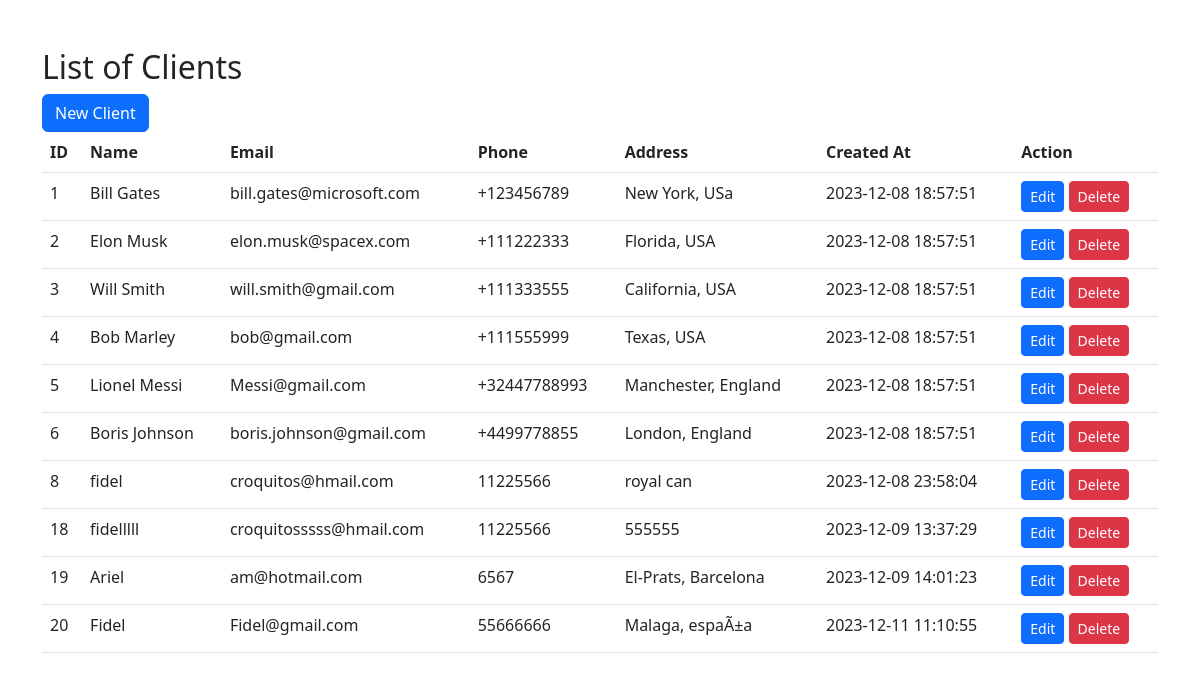
The page / on the database its author committed.
### tables this page shows
CREATE TABLE `clients` (
  `id` int(11) NOT NULL,
  `name` varchar(100) NOT NULL,
  `email` varchar(200) NOT NULL,
  `phone` varchar(20) DEFAULT NULL,
  `address` varchar(200) DEFAULT NULL,
  `created_at` datetime NOT NULL DEFAULT CURRENT_TIMESTAMP
);

### index.php (the view, shortened to what this page needs)
<!DOCTYPE html>
<html lang="en">
<head>
    <link rel ="stylesheet" href="https://cdn.jsdelivr.net/npm/bootstrap@5.2.0-beta1/dist/css/bootstrap.min.css">
</head>
<body>
    <div class="container my-5">
        <h2>List of Clients</h2>
        <a class="btn btn-primary" href="/myshop/create.php" role="button">New Client</a>
        <br>
        <table class="table">
            <thead>
                <tr>
                    <th>ID</th>
                    <th>Name</th>
                    <th>Email</th>
                    <th>Phone</th>
                    <th>Address</th>
                    <th>Created At</th>
                    <th>Action</th>
                </tr>
            </thead>
            <tbody>
                <?php
                $servername = "localhost";
                $username = "root";
                $password = "";
                $database = "myshop";
                $connection = new mysqli($servername, $username, $password, $database);
                $sql = "SELECT * FROM clients";
                $result = $connection->query($sql);
                while($row = $result->fetch_assoc())  {
                    echo "
                    <tr>
                         <td>$row[id]</td>
                         <td>$row[name]</td>
                         <td>$row[email]</td>
                         <td>$row[phone]</td>
                         <td>$row[address]</td>
                         <td>$row[created_at]</td>
                         <td>
                              <a class='btn btn-primary btn-sm' href='/myshop/edit.php?id=$row[id]'>Edit</a>
                              <a class='btn btn-danger btn-sm' href='/myshop/delete.php?id=$row[id]'>Delete</a>
                         </td>
                    </tr>
               ";
                }
                ?>
            </tbody>
        </table>
    </div>
</body>
</html>

### rows shown on the page
clients: id "1", name "Bill Gates", email "bill.gates@microsoft.com", phone "+123456789", address "New York, USa", created_at "2023-12-08 18:57:51"
clients: id "2", name "Elon Musk", email "elon.musk@spacex.com", phone "+111222333", address "Florida, USA", created_at "2023-12-08 18:57:51"
clients: id "3", name "Will Smith", email "will.smith@gmail.com", phone "+111333555", address "California, USA", created_at "2023-12-08 18:57:51"
clients: id "4", name "Bob Marley", email "bob@gmail.com", phone "+111555999", address "Texas, USA", created_at "2023-12-08 18:57:51"
clients: id "5", name "Lionel Messi", email "Messi@gmail.com", phone "+32447788993", address "Manchester, England", created_at "2023-12-08 18:57:51"
clients: id "6", name "Boris Johnson", email "boris.johnson@gmail.com", phone "+4499778855", address "London, England", created_at "2023-12-08 18:57:51"
clients: id "8", name "fidel", email "croquitos@hmail.com", phone "11225566", address "royal can", created_at "2023-12-08 23:58:04"
clients: id "18", name "fidelllll", email "croquitosssss@hmail.com", phone "11225566", address "555555", created_at "2023-12-09 13:37:29"
clients: id "19", name "Ariel", email "am@hotmail.com", phone "6567", address "El-Prats, Barcelona", created_at "2023-12-09 14:01:23"
clients: id "20", name "Fidel", email "Fidel@gmail.com", phone "55666666", address "Malaga, espaÃ±a", created_at "2023-12-11 11:10:55"
